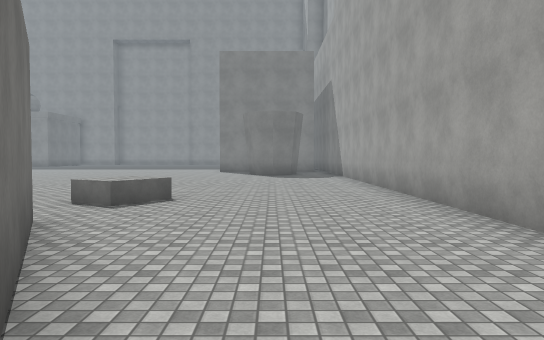
view 1 (above)

24 first-person views from a walk through a scene from a Unity 3-D project. The camera is 1.5 m above the floor, tilts 2° down and sees 70° across. The floor is counted in squares, 2 m on a side. Each view is taken from the middle of a square. On the plan, view 1 faces up. The plan holds only what a view shows up to about 12 squares ahead; the rest is blank. The place goes on beyond the plan. The player character is not drawn. Surface patterns are stand-ins for the level's own textures.

view 2
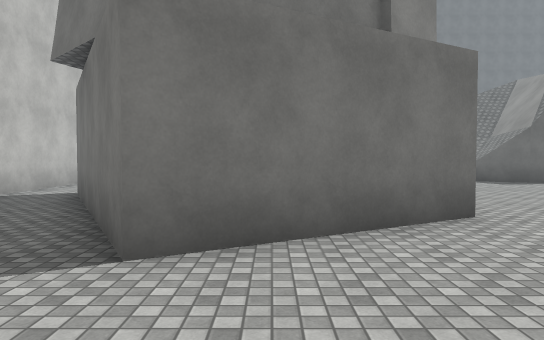

view 3
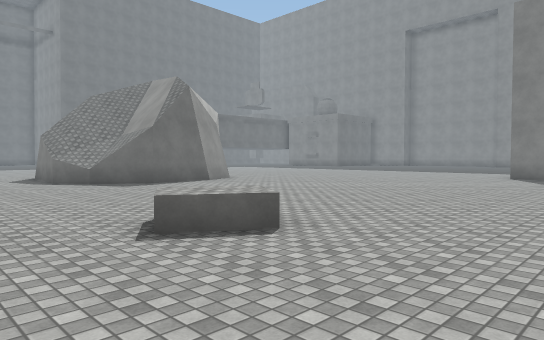

view 4
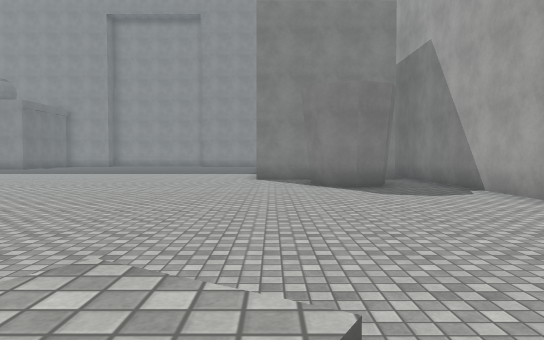

view 5
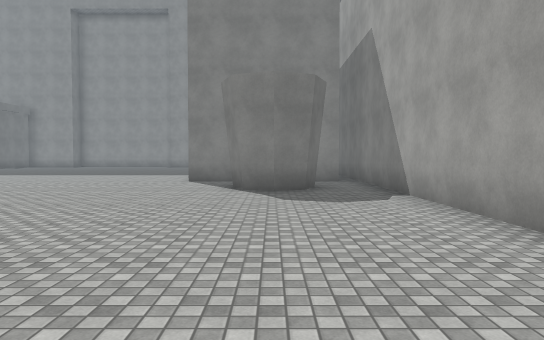

view 6
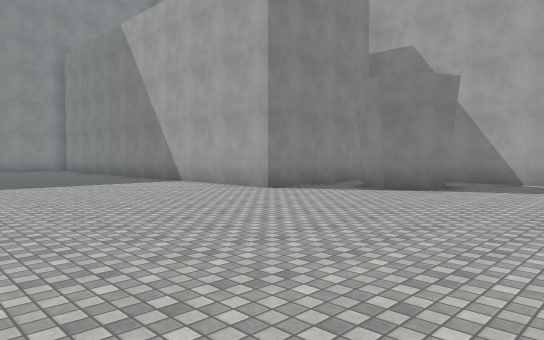

view 7
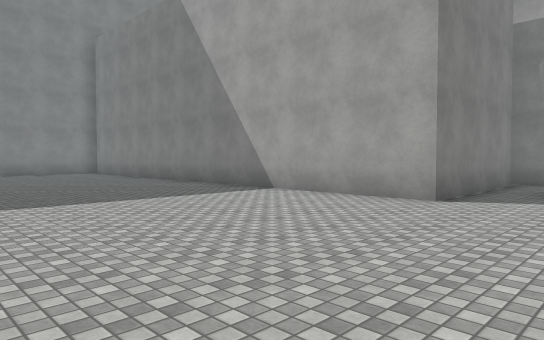

view 8
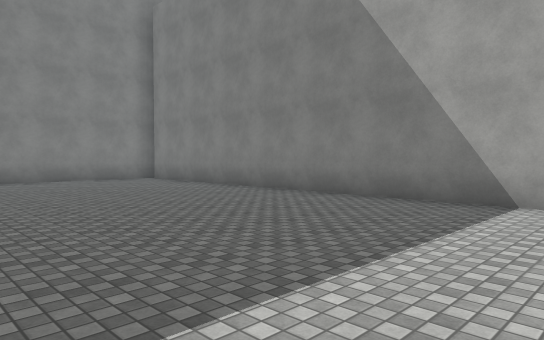

view 9
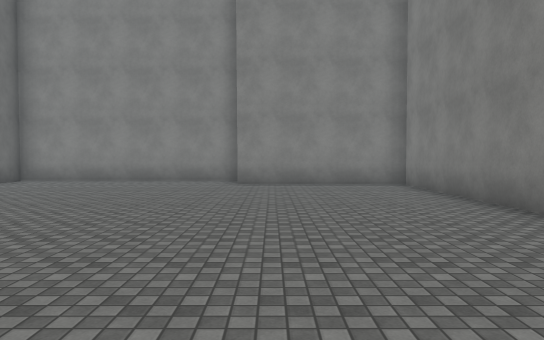

view 10
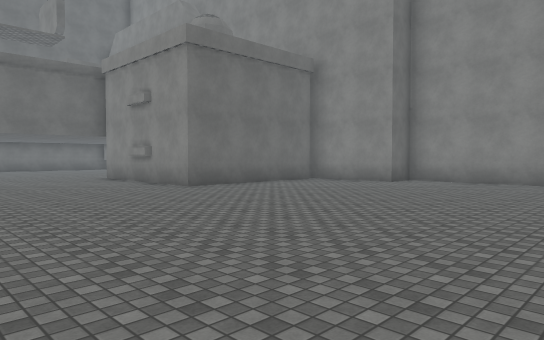

view 11
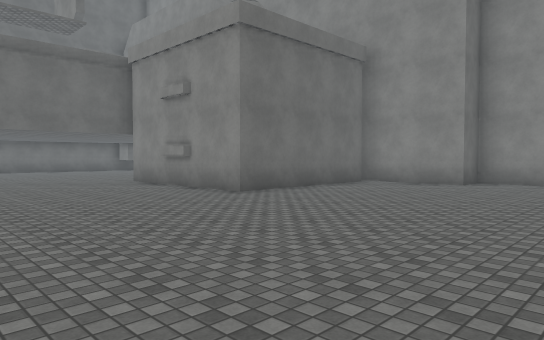

view 12
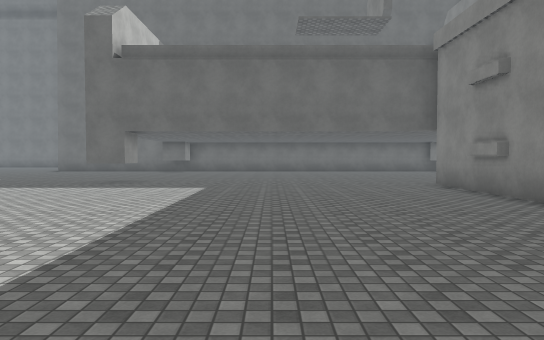

view 13
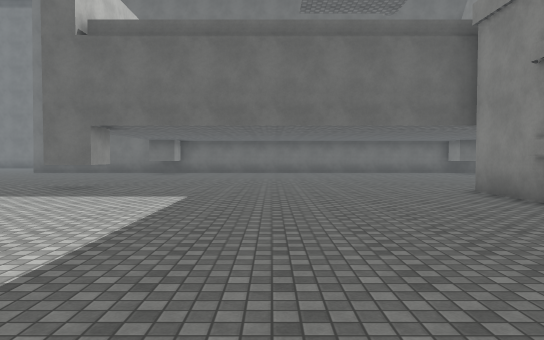

view 14
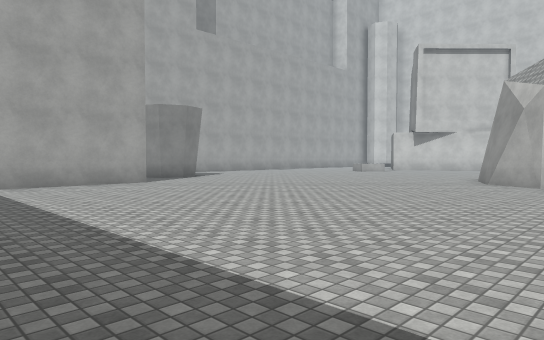

view 15
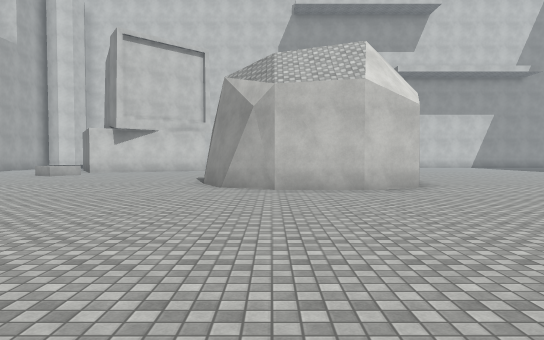

view 16
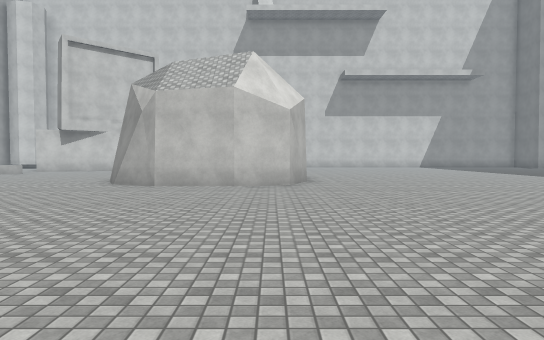

view 17
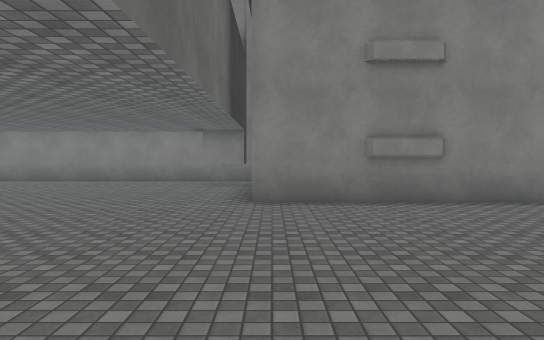

view 18
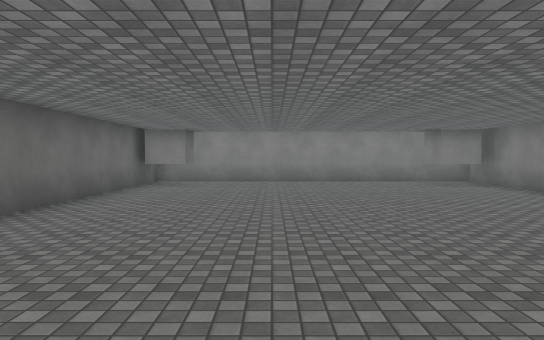

view 19
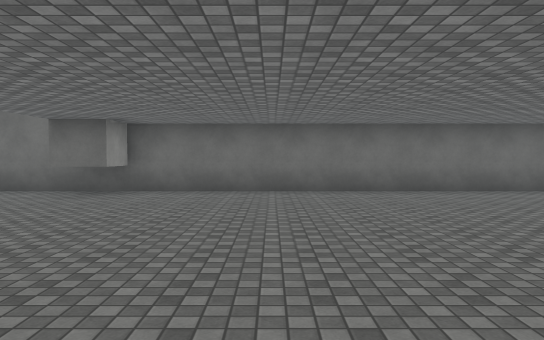

view 20
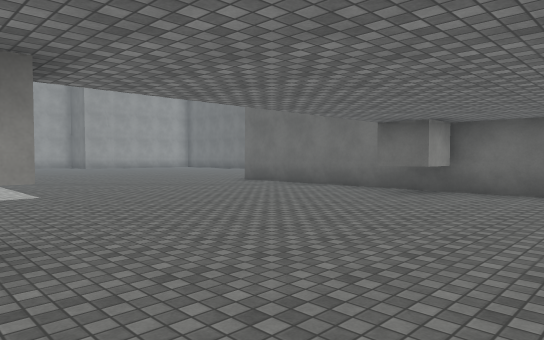

view 21
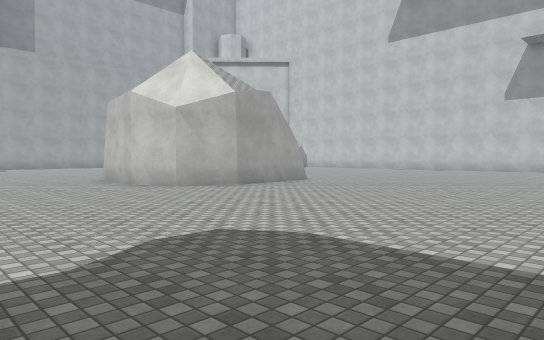

view 22
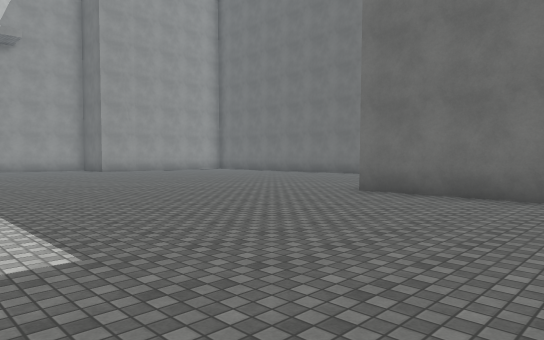

view 23
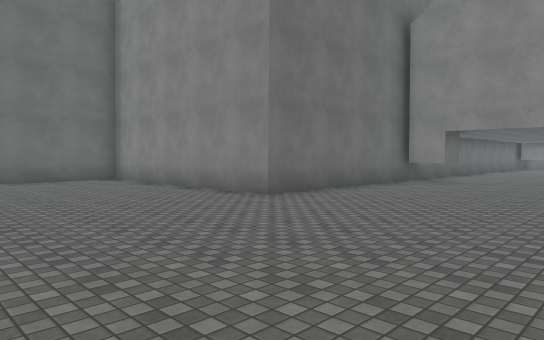

view 24
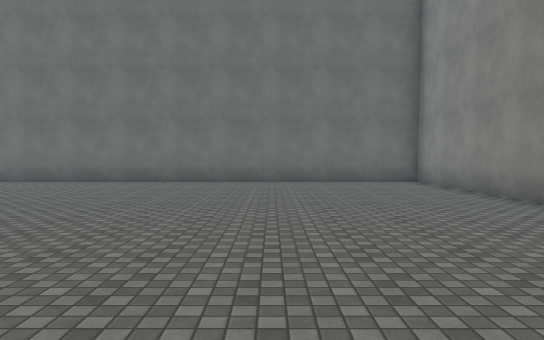

### Floor plan
Points are (right, up) in squares from view 1. A wall is a line through its corners. A room is listed if a view was taken in it or the views show most of it. See-through windows are left out.
Room 1 (view 1)
walls: (-0.8, 0.9) (-5.5, -1.8); (-7.6, -3.3) (-5.6, -3.3)
ways out: opening at (-6.5, -2.5) to room 2; opening at (0.5, -0.5) to room 2
Room 2 (views 2, 3, 4, 5, 6, 7, 8, 9, 10, 11, 12, 13, 14, 15, 16, 17, 18, 19, 20, 21, 22, 23, 24)
walls: (-12.9, 13.3) (-11.1, 13.3) (-10.9, 13.1) (-9.8, 12.5) (-9.2, 11.3) (-9, 10.2); (-15, 9.6) (-15, 11.4) (-14.5, 12.8) (-13.1, 13.3) (-12.2, 13.2); (-14.9, 9) (-15.1, 10.1); (-10.1, 12.8) (-9.6, 12.1); (-22.8, 19.9) (-21.7, 19.9) (-21.7, 18.9); (-9.1, 11) (-9.1, 9.4) (-9.8, 7.9) (-11.1, 7.4) (-12.3, 7.5); (-11.6, 7.4) (-12.6, 7.4); (-18.2, 28.2) (-19.5, 28.2); (-30.3, 19.9) (-29.2, 19.9) (-29.2, 18.9) (-30.2, 18.9); (-21.3, 30) (-21.3, 33.1); (-2.8, 4.6) (-0.8, 0.9); (1.1, 16.5) (0.8, 15.7) (0, 15.4) (-0.7, 15.7) (-1, 16.4) (-0.7, 17.2); (-21.6, 31.8) (-22.7, 31.8) (-22.7, 32.9); (-16.3, 33.1) (-16.3, 28.4) (-21.4, 28.4); (-8.8, -3.3) (-7.6, -3.3); (2.1, 18.6) (-2.5, 18.6) (-2.5, 33.2); (-21, 33.6) (-30.4, 33.6) (-30.4, 13.3) (-37.4, 13.3) (-37.4, 0.9); (2.7, 3.8) (2.7, 19); (-29.2, 32.9) (-29.2, 31.8) (-30.2, 31.8); (-7, 34.7) (-13.6, 34.7) (-13.6, 33.6) (-16.5, 33.6); (-2.2, 33.6) (-7, 33.6)
low walls: (-1.8, 6.9) (-2.4, 5.8) (-3.3, 6.3)
ways out: opening at (-6.5, -2.5) to room 1; opening at (0.5, -0.5) to room 1

Positions as (right, up) in squares from view 1, and headings:
1: (0, 0), facing up
2: (2, 2), facing left
3: (1, 4), facing up-left
4: (-2, 6), facing up
5: (0, 7), facing up
6: (-9, 12), facing up-right
7: (-9, 16), facing up-right
8: (-9, 21), facing up-right
9: (-6, 23), facing up
10: (-8, 23), facing up-left
11: (-10, 23), facing up-left
12: (-11, 24), facing left
13: (-13, 24), facing left
14: (-13, 24), facing down-right
15: (-11, 22), facing down
16: (-14, 23), facing down
17: (-21, 22), facing up
18: (-27, 22), facing up
19: (-22, 23), facing left
20: (-22, 23), facing down-left
21: (-23, 18), facing down-right
22: (-23, 18), facing down-left
23: (-25, 8), facing up-left
24: (-26, 9), facing left
